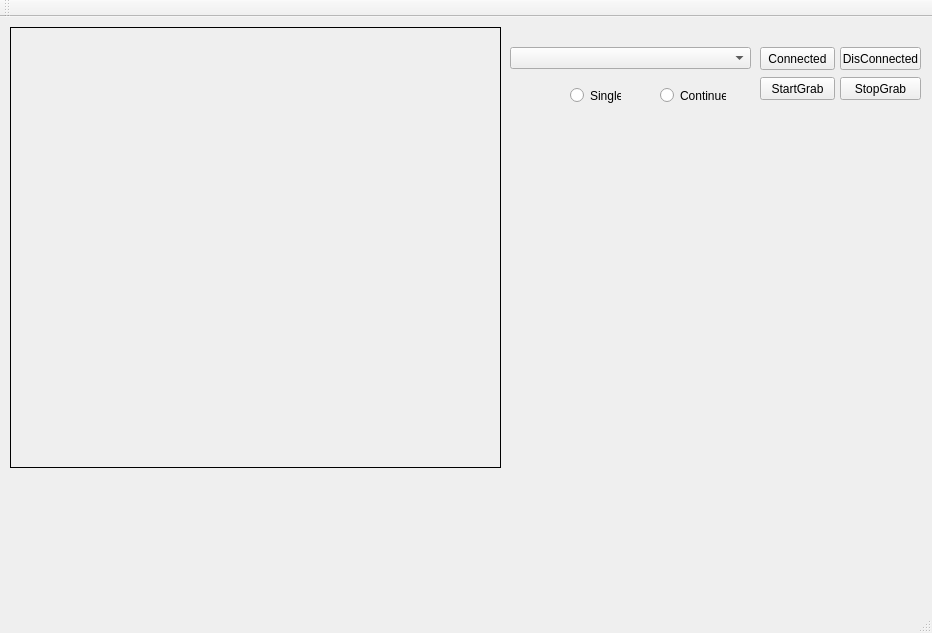
<?xml version="1.0" encoding="UTF-8"?>
<ui version="4.0">
 <class>QT_IDIClass</class>
 <widget class="QMainWindow" name="QT_IDIClass">
  <property name="geometry">
   <rect>
    <x>0</x>
    <y>0</y>
    <width>932</width>
    <height>633</height>
   </rect>
  </property>
  <property name="cursor">
   <cursorShape>ArrowCursor</cursorShape>
  </property>
  <property name="windowTitle">
   <string>QT_IDI</string>
  </property>
  <widget class="QWidget" name="centralWidget">
   <widget class="QComboBox" name="comboBox_CameraDevices">
    <property name="geometry">
     <rect>
      <x>510</x>
      <y>30</y>
      <width>241</width>
      <height>22</height>
     </rect>
    </property>
   </widget>
   <widget class="QPushButton" name="pushButton_ConnectedCamera">
    <property name="geometry">
     <rect>
      <x>760</x>
      <y>30</y>
      <width>75</width>
      <height>23</height>
     </rect>
    </property>
    <property name="text">
     <string>Connected</string>
    </property>
   </widget>
   <widget class="QPushButton" name="pushButton_DisConnectedCamera">
    <property name="geometry">
     <rect>
      <x>840</x>
      <y>30</y>
      <width>81</width>
      <height>23</height>
     </rect>
    </property>
    <property name="text">
     <string>DisConnected</string>
    </property>
   </widget>
   <widget class="QPushButton" name="pushButton_StartGrab">
    <property name="geometry">
     <rect>
      <x>760</x>
      <y>60</y>
      <width>75</width>
      <height>23</height>
     </rect>
    </property>
    <property name="text">
     <string>StartGrab</string>
    </property>
   </widget>
   <widget class="QPushButton" name="pushButton_StopGrab">
    <property name="geometry">
     <rect>
      <x>840</x>
      <y>60</y>
      <width>81</width>
      <height>23</height>
     </rect>
    </property>
    <property name="text">
     <string>StopGrab</string>
    </property>
   </widget>
   <widget class="QRadioButton" name="radioButton_SingleGrab">
    <property name="geometry">
     <rect>
      <x>570</x>
      <y>70</y>
      <width>51</width>
      <height>17</height>
     </rect>
    </property>
    <property name="text">
     <string>Single</string>
    </property>
   </widget>
   <widget class="QRadioButton" name="radioButton_ContinueGrab">
    <property name="geometry">
     <rect>
      <x>660</x>
      <y>70</y>
      <width>66</width>
      <height>17</height>
     </rect>
    </property>
    <property name="text">
     <string>Continue</string>
    </property>
   </widget>
   <widget class="QLabel" name="label">
    <property name="geometry">
     <rect>
      <x>10</x>
      <y>10</y>
      <width>491</width>
      <height>441</height>
     </rect>
    </property>
    <property name="cursor">
     <cursorShape>ArrowCursor</cursorShape>
    </property>
    <property name="frameShape">
     <enum>QFrame::Box</enum>
    </property>
    <property name="text">
     <string/>
    </property>
    <property name="alignment">
     <set>Qt::AlignCenter</set>
    </property>
   </widget>
  </widget>
  <widget class="QMenuBar" name="menuBar">
   <property name="geometry">
    <rect>
     <x>0</x>
     <y>0</y>
     <width>932</width>
     <height>21</height>
    </rect>
   </property>
  </widget>
  <widget class="QToolBar" name="mainToolBar">
   <attribute name="toolBarArea">
    <enum>TopToolBarArea</enum>
   </attribute>
   <attribute name="toolBarBreak">
    <bool>false</bool>
   </attribute>
  </widget>
  <widget class="QStatusBar" name="statusBar"/>
 </widget>
 <layoutdefault spacing="6" margin="11"/>
 <resources>
  <include location="QT_IDI.qrc"/>
 </resources>
 <connections>
  <connection>
   <sender>pushButton_ConnectedCamera</sender>
   <signal>clicked()</signal>
   <receiver>QT_IDIClass</receiver>
   <slot>ConnectedCamera()</slot>
   <hints>
    <hint type="sourcelabel">
     <x>785</x>
     <y>76</y>
    </hint>
    <hint type="destinationlabel">
     <x>690</x>
     <y>150</y>
    </hint>
   </hints>
  </connection>
  <connection>
   <sender>pushButton_DisConnectedCamera</sender>
   <signal>clicked()</signal>
   <receiver>QT_IDIClass</receiver>
   <slot>DisConnectedCamera()</slot>
   <hints>
    <hint type="sourcelabel">
     <x>868</x>
     <y>78</y>
    </hint>
    <hint type="destinationlabel">
     <x>810</x>
     <y>170</y>
    </hint>
   </hints>
  </connection>
  <connection>
   <sender>pushButton_StartGrab</sender>
   <signal>clicked()</signal>
   <receiver>QT_IDIClass</receiver>
   <slot>GrabOnce()</slot>
   <hints>
    <hint type="sourcelabel">
     <x>804</x>
     <y>106</y>
    </hint>
    <hint type="destinationlabel">
     <x>730</x>
     <y>206</y>
    </hint>
   </hints>
  </connection>
  <connection>
   <sender>pushButton_StopGrab</sender>
   <signal>clicked()</signal>
   <receiver>QT_IDIClass</receiver>
   <slot>GrabContinue()</slot>
   <hints>
    <hint type="sourcelabel">
     <x>894</x>
     <y>106</y>
    </hint>
    <hint type="destinationlabel">
     <x>869</x>
     <y>185</y>
    </hint>
   </hints>
  </connection>
 </connections>
 <slots>
  <slot>ConnectedCamera()</slot>
  <slot>DisConnectedCamera()</slot>
  <slot>GrabOnce()</slot>
  <slot>GrabContinue()</slot>
 </slots>
</ui>
